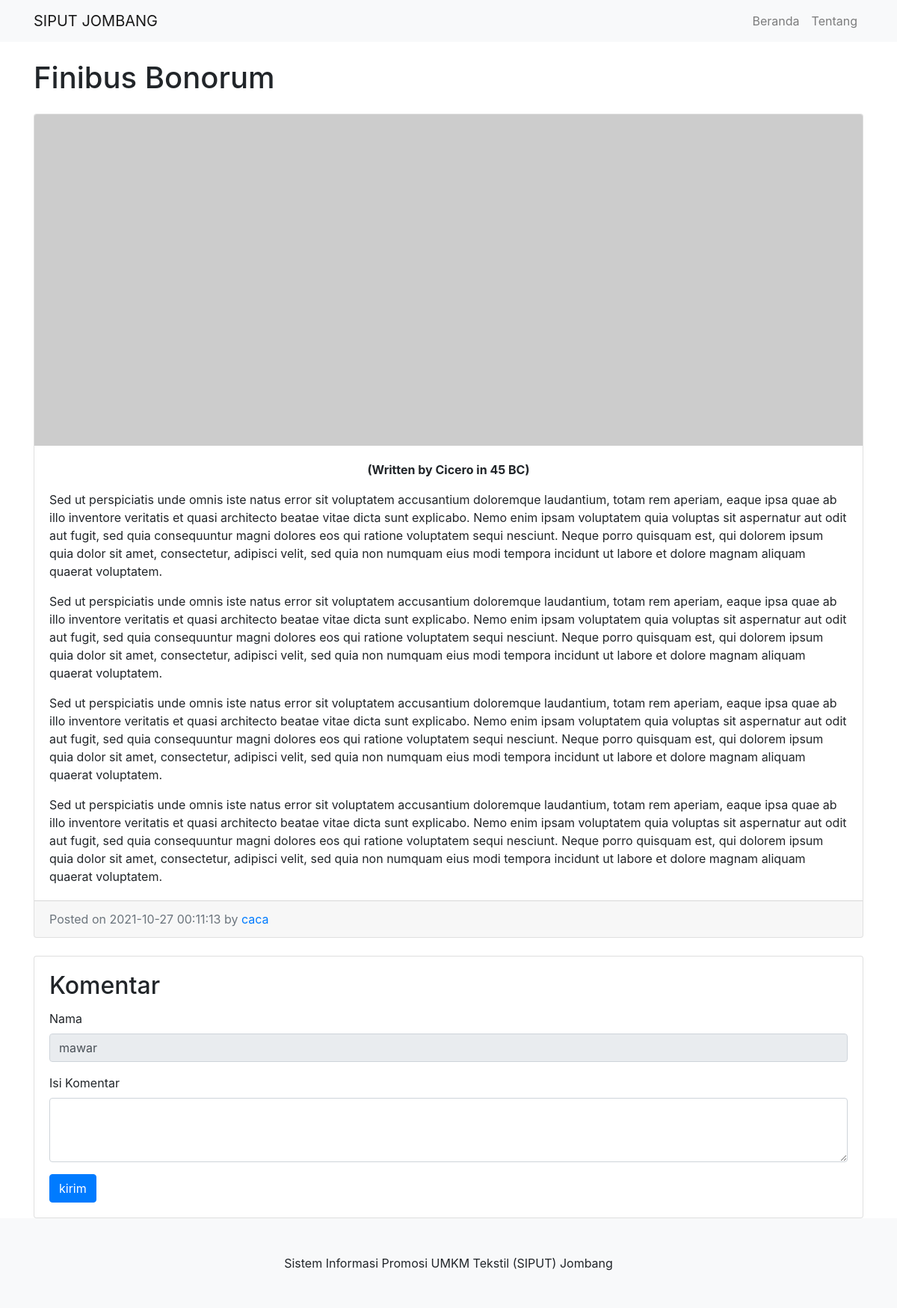
Screenshot of /beranda-detail-artikel.php?judul_artikel=Finibus Bonorum (signed in) with the database file from the repository.
### tables this page shows
CREATE TABLE `tbl_artikel_admin` (
  `id_artikel_admin` int(11) NOT NULL,
  `username_admin` varchar(11) NOT NULL,
  `judul_artikel` text NOT NULL,
  `gambar_artikel` text NOT NULL,
  `caption_gambar_artikel` text NOT NULL,
  `isi_artikel` text NOT NULL,
  `tanggal_artikel` timestamp NOT NULL DEFAULT current_timestamp()
);

### beranda-detail-artikel.php (the view, shortened to what this page needs)
<?php
include'koneksi.php';
if(isset($_SESSION['sesi']) && !empty($_SESSION['sesi'])){
?>
<!DOCTYPE html>
<html lang="en">
<head>
  <link href="vendor/bootstrap/css/bootstrap.min.css" rel="stylesheet">
  <link href="assets/css/blog-home.css" rel="stylesheet">
</head>
<body>
  <nav class="navbar navbar-expand-lg navbar-light bg-light fixed-top">
    <div class="container">
      <a class="navbar-brand" href="#">SIPUT JOMBANG</a>
      <div class="collapse navbar-collapse" id="navbarResponsive">
        <ul class="navbar-nav ml-auto">
          <a class="nav-link" href="beranda.php">Beranda</a>
          <li class="nav-item">
            <a class="nav-link" href="#">Tentang</a>
          </li>
        </ul>
      </div>
    </div>
  </nav>
  <div class="container">
    <div class="row">
      <div class="col-md-12">
        <?php
        $judul_artikel=$_GET['judul_artikel'];
        $q_tampil_anggota=mysqli_query($db,"SELECT * FROM tbl_artikel_admin WHERE judul_artikel='$judul_artikel'");
        $r_tampil_anggota=mysqli_fetch_array($q_tampil_anggota);
        ?>
        <h1 class="my-4"><?php echo $r_tampil_anggota['judul_artikel']; ?></h1>
        <div class="card">
            <img class="card-img-top" src="http://placehold.it/750x300" alt="Card image cap">
            <div class="card-body">
                <p class="card-text text-center"><b>(<?php echo $r_tampil_anggota['caption_gambar_artikel']; ?>)</b></p>
                <p class="card-text"><?php echo $r_tampil_anggota['isi_artikel']; ?></p>
                <p class="card-text"><?php echo $r_tampil_anggota['isi_artikel']; ?></p>
                <p class="card-text"><?php echo $r_tampil_anggota['isi_artikel']; ?></p>
                <p class="card-text"><?php echo $r_tampil_anggota['isi_artikel']; ?></p>
            </div>
            <div class="card-footer text-muted">
                Posted on <?php echo $r_tampil_anggota['tanggal_artikel']; ?> by
                <a href="#"><?php echo $r_tampil_anggota['username_admin']; ?></a>
            </div>
        </div><br>
        <div class="card">
            <div class="card-body">
                <h2 class="card-title">Komentar</h2>
                <form action="komentar-input-proses.php?id_artikel=<?php echo $r_tampil_anggota['id_artikel_admin'];?>" method="POST" enctype="multipart/form-data">
                  <div class="mb-3">
                    <label for="exampleFormControlInput1" class="form-label">Nama</label>
                    <input type="text" value="<?php echo $_SESSION['sesi']; ?>"  disabled="" class="form-control" id="exampleFormControlInput1">
                  </div>
                  <div class="mb-3">
                    <label for="exampleFormControlTextarea1" class="form-label">Isi Komentar</label>
                    <textarea name="isi_komentar" class="form-control" id="exampleFormControlTextarea1" rows="3"></textarea>
                  </div>
                  <input type="submit" name="simpan" value="kirim" class="btn btn-primary">
                </form>
            </div>
        </div>
      </div>
    </div>
  </div>
  <footer class="py-5 bg-light">
    <div class="container">
      <p class="m-0 text-center text-black">Sistem Informasi Promosi UMKM Tekstil (SIPUT) Jombang</p>
    </div>
  </footer>
</body>
</html>
<?php
}
else {
	echo "<script>
		alert('Anda Harus Login Dahulu!');
	</script>";
	header('location:login.php');
}
?>

### assets/css/blog-home.css (style rules this page uses)
body { padding-top: 56px; }

### rows the page displays
tbl_artikel_admin: judul_artikel "Finibus Bonorum", caption_gambar_artikel "Written by Cicero in 45 BC", isi_artikel "Sed ut perspiciatis unde omnis iste natus error sit voluptatem accusantium doloremque laudantium, totam rem aperiam, eaque ipsa quae ab illo inventore veritatis et quasi architecto beatae vitae dicta sunt explicabo. Nemo enim ipsam voluptatem quia voluptas sit aspernatur aut odit aut fugit, sed quia consequuntur magni dolores eos qui ratione voluptatem sequi nesciunt. Neque porro quisquam est, qui dolorem ipsum quia dolor sit amet, consectetur, adipisci velit, sed quia non numquam eius modi tempora incidunt ut labore et dolore magnam aliquam quaerat voluptatem.", tanggal_artikel "2021-10-27 00:11:13", username_admin "caca"
